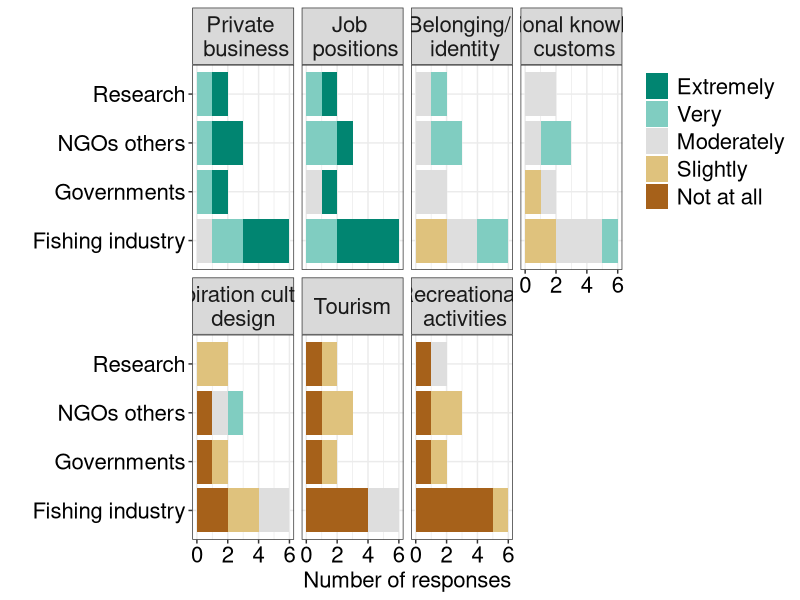

This figure's R source:
#### Description: this script produces manuscript Figure4
#### INPUT: "data.xlsx" 
#### OUTPUT: manuscript Figure4
#### Date: 18/02/2020
#### Author: Iratxe Rubio
#######################################################################

library(readxl) #read_xlsx function
library(RColorBrewer) #for colors 
library(tidyverse) 

#Open data
CV <- read_xlsx("data/data.xlsx", sheet = 4)
group <- read_xlsx("data/data.xlsx", sheet = 1)
data <- left_join(CV, group, by ="ID")

CV_vars <- c("Recreational \n activities", #1
             "Private \n business", #2
             "Inspiration culture/\ndesign", #3
             "Traditional knowledge \n customs", #4
             "Belonging/ \n identity", #5
             "Job \n positions", #6
             "Tourism" #7
)

generated <- c("Not at all", #1
                "Slightly", #2
                "Moderately", #3
                "Very", #4
                "Extremely") #5

#by group
df_group <- data %>% 
              group_by(CV_component, CV_value, group) %>% 
              summarise(number = n())

df_group$CV_component <- as.factor(df_group$CV_component)
df_group$CV_value <- as.factor(df_group$CV_value)

levels(df_group$CV_component) <- CV_vars

df_group$CV_component <- factor(df_group$CV_component,
                          levels(df_group$CV_component)[c(2,6,5:3,7,1)])

levels(df_group$CV_value) <- generated

jpeg("Figure2.jpg", 
    width = 13, height = 6.5, units = 'in', res = 300)

ggplot(df_group, aes(x = group, fill = CV_value)) + 
  geom_bar(data = df_group,
           aes(y = number), 
           position = position_stack(reverse = T), 
           stat = "identity") +
  coord_flip() +
  xlab("") +
  ylab("Number of responses") +
  theme_bw() +
  theme(legend.title = element_blank(),
        legend.text = element_text(size = 16),
        legend.key.height = unit(0.7, "cm"),
        axis.text = element_text(size = 16, color = "black"),
        axis.title = element_text(size = 16),
        strip.text = element_text(size = 16),
        plot.title = element_text(size = 16),
        legend.justification = "top") +
  scale_fill_manual(values = c("Extremely" = "#018571", #brewer.pal(n = 5, name = 'BrBG')
                               "Very" = "#80CDC1",
                               "Moderately" = "gray87",
                               "Slightly" = "#DFC27D",
                               "Not at all" = "#A6611A"),
                    breaks = as.character(df_group$CV_value),
                    guide = guide_legend(reverse = T)) +
  scale_y_continuous(labels = abs) +
  facet_wrap(~CV_component, ncol = 4) 

dev.off()
